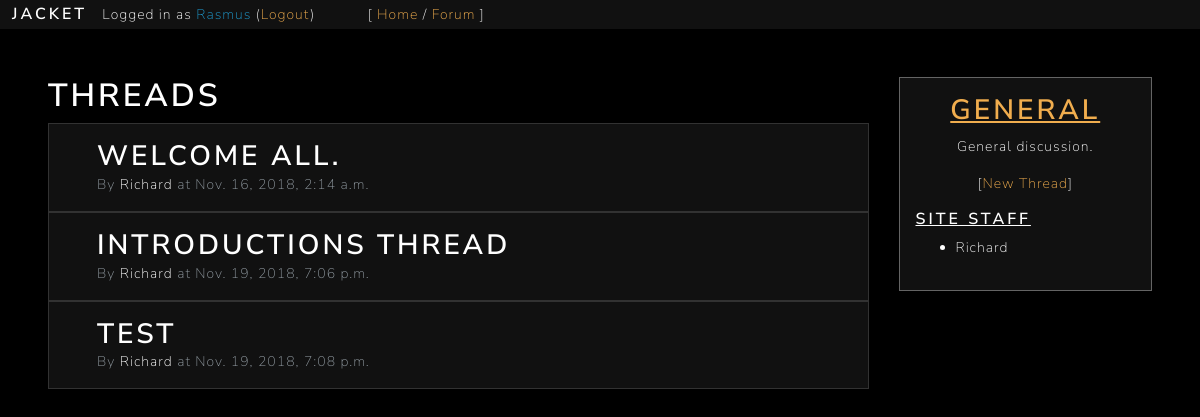
The page /forum/sub/?s=rPmu2AG5lX (signed in) on the database its author committed.
### forum/models.py (models this page shows)
class Thread(models.Model):
	key = models.CharField(max_length=10, default=gen_key, unique=True)
	subforum = models.ForeignKey(Subforum, on_delete=models.CASCADE)
	title = models.CharField(max_length=50)
	date = models.DateTimeField(default=timezone.now)
	content = models.TextField(max_length=1000)
	author = models.ForeignKey(User, on_delete=models.CASCADE)
	file = models.ImageField(upload_to="uploads/", blank=True)

class Subforum(models.Model):
	key = models.CharField(max_length=10, default=gen_key, unique=True)
	category = models.CharField(max_length=25)
	name = models.CharField(max_length=50)
	description = models.TextField(max_length=250, blank=True)
	nsfw = models.BooleanField(default=False)

### forum/views.py (the view)
# urls.py: path('sub/', views.subforum, name="subforum"),
def subforum(request):
	if not check_login(request):
		return redirect('home')
	context = {}
	load_user_context(request, context)
	load_staff_list_context(context)
	print(context['staff'])
	s = request.GET.get('s')
	if s is None:
		return redirect('forum')
	try:
		subforum = Subforum.objects.get(key=s)
		context['threads'] = {}
		threads = subforum.thread_set.all()
		for thread in threads:
			context['threads'][thread.key] = {
				'title': thread.title,
				'date': thread.date,
				'content': thread.content,
				'author': {
					'id': thread.author.id,
					'username': thread.author.username,
				}
			}
		context['subforum'] = subforum.__dict__
		context['thread_form'] = ThreadForm()
	except Subforum.DoesNotExist:
		return redirect('forum')
	return render(request, 'forum/subforum.html', context)

### general/models.py (called while the page is built)
def gen_key():
	key = ''
	for i in range(0, 10):
		key += key_chars[random.randint(0, len(key_chars)-1)]
	return key

### general/views.py (called while the page is built)
def check_login(request):
	try:
		if request.session['user_id'] is not None:
			return True
	except KeyError:
		return False

def load_user_context(request, context):
	context['user'] = {
		'id': request.session['user_id'],
		'username': request.session['user_name']
	}

def load_staff_list_context(context):
	staff = User.objects.filter(is_staff=True)
	context['staff'] = {}
	for user in staff:
		context['staff'][user.id] = user.username

### forum/templates/forum/subforum.html (shortened to what this page needs)
{% extends 'general/base.html' %}
{% load static %}
{% block content %}
<main class="p-5 text-light container-fluid">
	<div class="row">
		<div class="col-9">
			<div class="d-block">
				<h1 class="text-light">Threads</h1>
			</div>
			{% for key, thread in threads.items %}
			<a class="n-h-u d-block box-a bg-ap-dark border border-light-grey box-a py-3 pl-5" href="{% url 'thread' %}?t={{ key }}">
				<div class="d-block">
					<h2 class="d-inline text-light">{{ thread.title }}</h2>
				</div>
				<div class="d-block">
					<p class="d-inline text-secondary">
						By <span class="text-light">{{ thread.author.username }}</span>
						at {{ thread.date }}
					</p>
				</div>
			</a>
			{% endfor %}
		</div>
		<div class="col-3">
			<div class="bg-ap-dark border border-grey p-3">
				<h2 class="text-warning text-center underline">{{ subforum.name }}</h2>
				<p class="text-light text-center">{{ subforum.description }}</p>
				<p class="text-center">
					[<a class="text-warning" href="#reply-form" data-toggle="modal" data-target="#thread-form">New Thread</a>]
				</p>
				<h5 class="text-light underline">Site Staff</h5>
				<ul>
					{% for id, username in staff.items %}
					<li>
						{{ username }}
					</li>
					{% endfor %}
				</ul>
			</div>
		</div>
	</div>
</main>
{% endblock %}

### static/css/jacket.css (style rules this page uses)
html { scroll-behavior: smooth; }

### rows shown on the page
Thread: title "WELCOME ALL.", date "Nov. 16, 2018, 2:14 a.m."
Thread: title "INTRODUCTIONS THREAD", date "Nov. 19, 2018, 7:06 p.m."
Thread: title "TEST", date "Nov. 19, 2018, 7:08 p.m."
Subforum: description "General discussion."

### other values the page prints
{{ user.username }} "Rasmus"
{{ thread.author.username }} "Richard" "Richard" "Richard"
{{ subforum.name }} "GENERAL"
{{ username }} "Richard"
